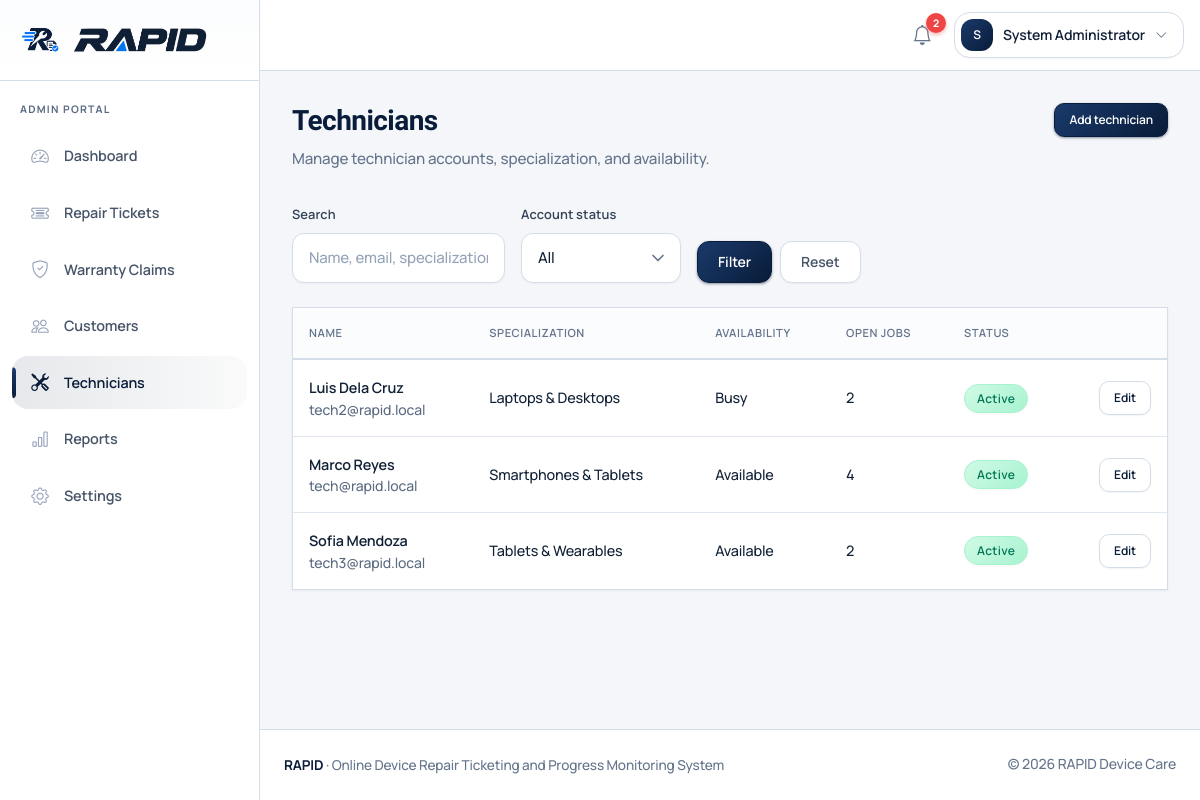
Screenshot of /admin/technicians.php (signed in) with the database file from the repository.
### tables this page shows
CREATE TABLE `users` (
  `id` INT UNSIGNED NOT NULL AUTO_INCREMENT COMMENT 'Unique ID of the user',
  `role` ENUM('admin', 'technician', 'customer') NOT NULL COMMENT 'Role of the user in the RAPID system',
  `first_name` VARCHAR(100) NOT NULL COMMENT 'First name of the user',
  `last_name` VARCHAR(100) NOT NULL COMMENT 'Last name of the user',
  `email` VARCHAR(190) NOT NULL COMMENT 'Email address used to log in',
  `phone` VARCHAR(30) DEFAULT NULL COMMENT 'Contact number of the user',
  `password` VARCHAR(255) NOT NULL COMMENT 'Hashed password of the user',
  `status` ENUM('active', 'inactive') NOT NULL DEFAULT 'active' COMMENT 'Account status of the user',
  `created_at` DATETIME NOT NULL DEFAULT CURRENT_TIMESTAMP COMMENT 'Date and time the user was created',
  `updated_at` DATETIME NOT NULL DEFAULT CURRENT_TIMESTAMP ON UPDATE CURRENT_TIMESTAMP COMMENT 'Date and time the user was last updated',
  PRIMARY KEY (`id`),
  UNIQUE KEY `uq_users_email` (`email`),
  KEY `idx_users_role` (`role`),
  KEY `idx_users_status` (`status`)
);

CREATE TABLE `technicians` (
  `id` INT UNSIGNED NOT NULL AUTO_INCREMENT COMMENT 'Unique ID of the technician',
  `user_id` INT UNSIGNED NOT NULL COMMENT 'Linked user account of the technician',
  `specialization` VARCHAR(150) DEFAULT NULL COMMENT 'Repair specialization of the technician',
  `availability_status` ENUM('available', 'busy', 'unavailable') NOT NULL DEFAULT 'available' COMMENT 'Current availability of the technician',
  `created_at` DATETIME NOT NULL DEFAULT CURRENT_TIMESTAMP COMMENT 'Date and time the technician was created',
  `updated_at` DATETIME NOT NULL DEFAULT CURRENT_TIMESTAMP ON UPDATE CURRENT_TIMESTAMP COMMENT 'Date and time the technician was last updated',
  PRIMARY KEY (`id`),
  UNIQUE KEY `uq_technicians_user` (`user_id`),
  KEY `idx_technicians_availability` (`availability_status`),
  CONSTRAINT `fk_technicians_user` FOREIGN KEY (`user_id`) REFERENCES `users` (`id`) ON DELETE CASCADE
);

### config/database.php (called while the page is built, shortened)
<?php
function db(): PDO
{
    static $pdo = null;
    if ($pdo instanceof PDO) {
        return $pdo;
    }
    $dsn = 'mysql:host=' . DB_HOST . ';dbname=' . DB_NAME . ';charset=' . DB_CHARSET;
    try {
        $pdo = new PDO($dsn, DB_USER, DB_PASS, [
            PDO::ATTR_ERRMODE            => PDO::ERRMODE_EXCEPTION,
            PDO::ATTR_DEFAULT_FETCH_MODE => PDO::FETCH_ASSOC,
            PDO::ATTR_EMULATE_PREPARES   => false,
        ]);
    } catch (PDOException $e) {
        if (defined('APP_DEBUG') && APP_DEBUG) {
            throw $e;
        }
        error_log('Database connection failed: ' . $e->getMessage());
        http_response_code(500);
        exit('Unable to connect to the database. Please try again later.');
    }
    return $pdo;
}

### includes/auth.php (called while the page is built, shortened)
<?php
require_once __DIR__ . '/functions.php';
function current_user(): ?array
{
    static $cached = null;
    static $cachedId = null;
    $id = (int) $_SESSION['user_id'];
    if ($cached !== null && $cachedId === $id) {
        return $cached;
    }
    try {
        $stmt = db()->prepare(
            'SELECT id, role, first_name, last_name, email, phone, status
             FROM users WHERE id = ? LIMIT 1'
        );
        $stmt->execute([$id]);
        $user = $stmt->fetch();
        $cached = $user;
        $cachedId = $id;
        return $user;
    } catch (Throwable $e) {
        error_log('current_user failed: ' . $e->getMessage());
        return null;
    }
}
function is_logged_in(): bool
{
    return current_user() !== null;
}
function require_login(): void
{
    if (!is_logged_in()) {
        flash_set('warning', 'Please sign in to continue.');
        redirect('auth/login.php');
    }
}
function require_role($roles): void
{
    require_login();
}

### includes/admin_users.php (called while the page is built, shortened)
<?php
function count_unread_notifications(int $userId): int
{
    $stmt = db()->prepare('SELECT COUNT(*) FROM notifications WHERE user_id = ? AND is_read = 0');
    $stmt->execute([$userId]);
    return (int) $stmt->fetchColumn();
}

### includes/functions.php (called while the page is built, shortened)
<?php
require_once __DIR__ . '/../config/database.php';
function e(?string $value): string
{
    return htmlspecialchars((string) $value, ENT_QUOTES | ENT_SUBSTITUTE, 'UTF-8');
}
function url(string $path = ''): string
{
    $path = ltrim($path, '/');
    $base = BASE_URL;
    $hash = '';
    $hashPos = strpos($path, '#');
    $query = '';
    $qPos = strpos($path, '?');
    if ($qPos !== false) {
        $query = substr($path, $qPos);
        $path = substr($path, 0, $qPos);
    }
    if ($path !== '') {
        if (preg_match('#(?:^|/)index\.php$#i', $path)) {
            $path = (string) preg_replace('#index\.php$#i', '', $path);
        } elseif (preg_match('#\.php$#i', $path)) {
            $path = (string) preg_replace('#\.php$#i', '', $path);
        }
    }
    if ($path === '' || $path === '/') {
        $href = $base === '' ? '/' : $base . '/';
    } else {
        $href = ($base === '' ? '' : $base) . '/' . $path;
    }
    return $href . $query . $hash;
}
require_once __DIR__ . '/admin_users.php';

### admin/technicians.php (the view, shortened to what this page needs)
<?php
require_once __DIR__ . '/../includes/auth.php';
require_role('admin');
$q = trim((string) ($_GET['q'] ?? ''));
$where = ["u.role = 'technician'"];
$params = [];
$whereSql = implode(' AND ', $where);
$stmt = db()->prepare(
    "SELECT t.id, t.specialization, t.availability_status,
            u.first_name, u.last_name, u.email, u.phone, u.status,
            (SELECT COUNT(*) FROM repair_tickets rt WHERE rt.assigned_technician_id = t.id AND rt.current_status NOT IN ('completed','cancelled')) AS open_jobs
     FROM technicians t
     INNER JOIN users u ON u.id = t.user_id
     WHERE $whereSql
     ORDER BY u.first_name, u.last_name"
);
$stmt->execute($params);
$technicians = $stmt->fetchAll();
$navVariant = 'app';
$activeNav = 'technicians';
require_once __DIR__ . '/../includes/header.php';
require_once __DIR__ . '/../includes/navbar.php';
?>
<div class="app-shell">
    <?php require_once __DIR__ . '/../includes/sidebar.php'; ?>
    <main class="app-main">
        <div class="page-header flex flex-wrap justify-between items-start gap-2">
            <div>
                <h1>Technicians</h1>
                <p>Manage technician accounts, specialization, and availability.</p>
            </div>
            <a class="btn btn-rapid-primary btn-sm" href="<?= e(url('admin/technician_form.php')) ?>">Add technician</a>
        </div>
        <form method="get" class="filter-bar">
            <div>
                <label class="form-label" for="q">Search</label>
                <input type="text" class="form-control" id="q" name="q" value="<?= e($q) ?>" placeholder="Name, email, specialization…">
            </div>
            <div>
                <label class="form-label" for="status">Account status</label>
                <select class="form-select" id="status" name="status">
                    <option value="">All</option>
                </select>
            </div>
            <div class="flex gap-2">
                <button class="btn btn-rapid-primary" type="submit">Filter</button>
                <a class="btn btn-outline-secondary" href="<?= e(url('admin/technicians.php')) ?>">Reset</a>
            </div>
        </form>
        <div class="rapid-card p-0 overflow-hidden">
            <?php if (!$technicians): ?>
                <div class="empty-state"><p class="mb-0">No technicians found.</p></div>
            <?php else: ?>
                <div class="overflow-x-auto">
                    <table class="rapid-table">
                        <thead>
                            <tr>
                                <th>Name</th>
                                <th>Specialization</th>
                                <th>Availability</th>
                                <th>Open jobs</th>
                                <th>Status</th>
                                <th></th>
                            </tr>
                        </thead>
                        <tbody>
                            <?php foreach ($technicians as $t): ?>
                                <tr>
                                    <td>
                                        <div class="font-semibold"><?= e($t['first_name'] . ' ' . $t['last_name']) ?></div>
                                        <div class="text-sm text-rapid-muted"><?= e($t['email']) ?></div>
                                    </td>
                                    <td><?= e($t['specialization'] ?: '—') ?></td>
                                    <td class="capitalize"><?= e($t['availability_status']) ?></td>
                                    <td><?= (int) $t['open_jobs'] ?></td>
                                    <td>
                                        <span class="badge-status <?= $t['status'] === 'active' ? 'badge-status-success' : 'badge-status-muted' ?>">
                                            <?= e(ucfirst($t['status'])) ?>
                                        </span>
                                    </td>
                                    <td class="text-right">
                                        <a class="btn btn-sm btn-rapid-outline" href="<?= e(url('admin/technician_form.php?id=' . (int) $t['id'])) ?>">Edit</a>
                                    </td>
                                </tr>
                            <?php endforeach; ?>
                        </tbody>
                    </table>
                </div>
            <?php endif; ?>
        </div>
    </main>
</div>
<?php require_once __DIR__ . '/../includes/footer.php'; ?>

### includes/navbar.php (shortened to what this page needs)
<?php
$user = current_user();
$navVariant = $navVariant ?? 'public';
$unreadCount = ($navVariant === 'app' && $user) ? count_unread_notifications((int) $user['id']) : 0;
$fluid = $navVariant === 'app';
$isApp = $navVariant === 'app' && $user;
?>
<nav class="rapid-navbar <?= $isApp ? 'rapid-navbar-app' : 'rapid-navbar-public' ?>">
    <div class="<?= $fluid ? 'container-fluid-rapid' : 'container-rapid' ?>">
        <div class="flex flex-wrap items-center gap-3">
            <?php if ($isApp): ?>
                <div class="flex items-center gap-3 ml-auto">
                    <div class="relative" data-dropdown>
                        <button class="nav-notify" type="button" id="notifyToggle" aria-expanded="false" aria-haspopup="true" title="Notifications" data-dropdown-toggle>
                            <i class="bi bi-bell" aria-hidden="true"></i>
                            <span class="notify-badge <?= $unreadCount > 0 ? '' : 'is-hidden' ?>" id="notifyBadge"><?= $unreadCount > 99 ? '99+' : (int) $unreadCount ?></span>
                        </button>
                    </div>
                    <div class="relative" data-dropdown>
                        <button class="btn-user-menu" type="button" aria-expanded="false" aria-haspopup="true" data-dropdown-toggle>
                            <span class="user-avatar"><?= e(strtoupper(substr($user['first_name'], 0, 1))) ?></span>
                            <span class="hidden md:inline"><?= e($user['first_name'] . ' ' . $user['last_name']) ?></span>
                            <i class="bi bi-chevron-down text-xs text-rapid-muted" aria-hidden="true"></i>
                        </button>
                    </div>
                </div>
            <?php endif; ?>
        </div>
    </div>
</nav>

### includes/sidebar.php (shortened to what this page needs)
<?php
$user = current_user();
$role = $user['role'] ?? '';
$activeNav = $activeNav ?? 'dashboard';
switch ($role) {
    case 'admin':
        $links = [
            ['key' => 'dashboard', 'label' => 'Dashboard', 'href' => 'admin/index.php', 'icon' => 'bi-speedometer2'],
            ['key' => 'tickets', 'label' => 'Repair Tickets', 'href' => 'admin/tickets.php', 'icon' => 'bi-ticket-detailed'],
            ['key' => 'claims', 'label' => 'Warranty Claims', 'href' => 'admin/claims.php', 'icon' => 'bi-shield-check'],
            ['key' => 'customers', 'label' => 'Customers', 'href' => 'admin/customers.php', 'icon' => 'bi-people'],
            ['key' => 'technicians', 'label' => 'Technicians', 'href' => 'admin/technicians.php', 'icon' => 'bi-tools'],
            ['key' => 'reports', 'label' => 'Reports', 'href' => 'admin/reports.php', 'icon' => 'bi-bar-chart'],
            ['key' => 'settings', 'label' => 'Settings', 'href' => 'admin/settings.php', 'icon' => 'bi-gear'],
        ];
        break;
}
?>
<aside class="rapid-sidebar" tabindex="-1" id="appSidebar" aria-label="<?= e(ucfirst($role)) ?> navigation">
    <div class="sidebar-brand">
        <?php
        require __DIR__ . '/brand_lockup.php';
        ?>
    </div>
    <div class="sidebar-role"><?= e($role) ?> portal</div>
    <nav class="sidebar-nav">
        <?php foreach ($links as $link): ?>
            <?php
            $isActive = $activeNav === $link['key'];
            $soon = !empty($link['soon']);
            ?>
            <a class="sidebar-link <?= $isActive ? 'active' : '' ?><?= $soon ? ' is-soon' : '' ?>"
               href="<?= e(url($link['href'])) ?>"
               <?= $isActive ? 'aria-current="page"' : '' ?>
               <?= $soon ? 'title="Coming in the next build step"' : '' ?>>
                <i class="bi <?= e($link['icon']) ?>" aria-hidden="true"></i>
                <span><?= e($link['label']) ?></span>
            </a>
        <?php endforeach; ?>
    </nav>
</aside>

### rows the page displays
users: first_name "S", first_name+last_name "System Administrator", role "ADMIN"
technicians: user.last_name "Luis Dela Cruz", user.email "tech2@rapid.local", specialization "Laptops & Desktops", availability_status "Busy", open_jobs "2", user.status "Active"
technicians: user.last_name "Marco Reyes", user.email "tech@rapid.local", specialization "Smartphones & Tablets", availability_status "Available", open_jobs "4", user.status "Active"
technicians: user.last_name "Sofia Mendoza", user.email "tech3@rapid.local", specialization "Tablets & Wearables", availability_status "Available", open_jobs "2", user.status "Active"

### other values shown
$unreadCount "2"
$link['label'] "Dashboard"
$link['label'] "Repair Tickets"
$link['label'] "Warranty Claims"
$link['label'] "Customers"
$link['label'] "Technicians"
$link['label'] "Reports"
$link['label'] "Settings"
APP_NAME "RAPID"
APP_SUBTITLE "Online Device Repair Ticketing and Progress Monitoring System"
SHOP_NAME "RAPID Device Care"
